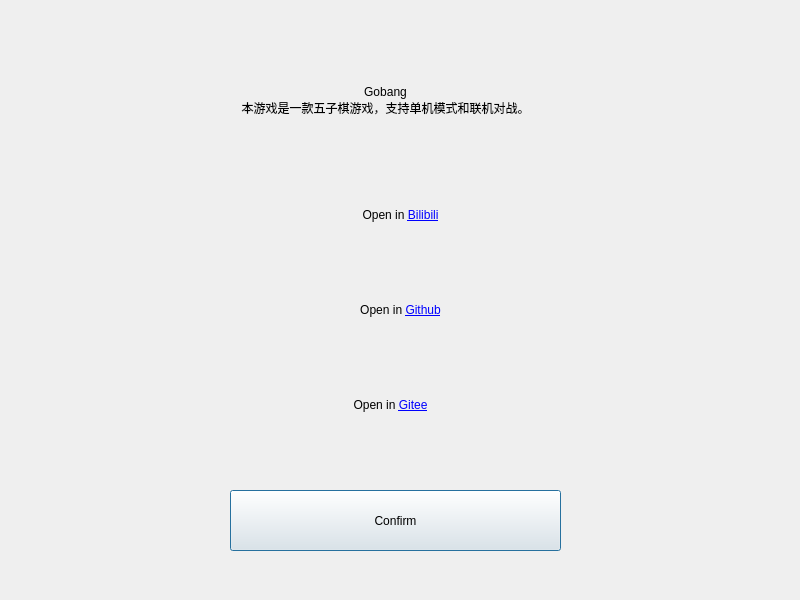
<?xml version="1.0" encoding="UTF-8"?>
<ui version="4.0">
 <class>InfoDialog</class>
 <widget class="QDialog" name="InfoDialog">
  <property name="geometry">
   <rect>
    <x>0</x>
    <y>0</y>
    <width>800</width>
    <height>600</height>
   </rect>
  </property>
  <property name="windowTitle">
   <string>Dialog</string>
  </property>
  <widget class="QPushButton" name="btn_confirm">
   <property name="geometry">
    <rect>
     <x>230</x>
     <y>490</y>
     <width>331</width>
     <height>61</height>
    </rect>
   </property>
   <property name="styleSheet">
    <string notr="true">font: 87 12pt &quot;Arial&quot;;</string>
   </property>
   <property name="text">
    <string>Confirm</string>
   </property>
  </widget>
  <widget class="QLabel" name="label_info">
   <property name="geometry">
    <rect>
     <x>130</x>
     <y>10</y>
     <width>511</width>
     <height>181</height>
    </rect>
   </property>
   <property name="styleSheet">
    <string notr="true">font: 87 12pt &quot;Arial&quot;;</string>
   </property>
   <property name="text">
    <string>Gobang
本游戏是一款五子棋游戏，支持单机模式和联机对战。</string>
   </property>
   <property name="alignment">
    <set>Qt::AlignCenter</set>
   </property>
  </widget>
  <widget class="QLabel" name="label_bilibili">
   <property name="geometry">
    <rect>
     <x>230</x>
     <y>180</y>
     <width>341</width>
     <height>71</height>
    </rect>
   </property>
   <property name="styleSheet">
    <string notr="true">font: 87 12pt &quot;Arial&quot;;</string>
   </property>
   <property name="text">
    <string>Open in &lt;a href=&quot;https://space.bilibili.com/215177187&quot;&gt;Bilibili&lt;/a&gt;</string>
   </property>
   <property name="alignment">
    <set>Qt::AlignCenter</set>
   </property>
   <property name="openExternalLinks">
    <bool>true</bool>
   </property>
  </widget>
  <widget class="QLabel" name="label_github">
   <property name="geometry">
    <rect>
     <x>230</x>
     <y>280</y>
     <width>341</width>
     <height>61</height>
    </rect>
   </property>
   <property name="styleSheet">
    <string notr="true">font: 87 12pt &quot;Arial&quot;;</string>
   </property>
   <property name="text">
    <string>Open in &lt;a href=&quot;https://github.com/Moonkey233/Gobang&quot;&gt;Github&lt;/a&gt;</string>
   </property>
   <property name="alignment">
    <set>Qt::AlignCenter</set>
   </property>
   <property name="openExternalLinks">
    <bool>true</bool>
   </property>
  </widget>
  <widget class="QLabel" name="label_gitee">
   <property name="geometry">
    <rect>
     <x>220</x>
     <y>380</y>
     <width>341</width>
     <height>51</height>
    </rect>
   </property>
   <property name="styleSheet">
    <string notr="true">font: 87 12pt &quot;Arial&quot;;</string>
   </property>
   <property name="text">
    <string>Open in &lt;a href=&quot;https://gitee.com/Moonkey233/Gobang&quot;&gt;Gitee&lt;/a&gt;</string>
   </property>
   <property name="alignment">
    <set>Qt::AlignCenter</set>
   </property>
   <property name="openExternalLinks">
    <bool>true</bool>
   </property>
  </widget>
 </widget>
 <resources/>
 <connections/>
</ui>
